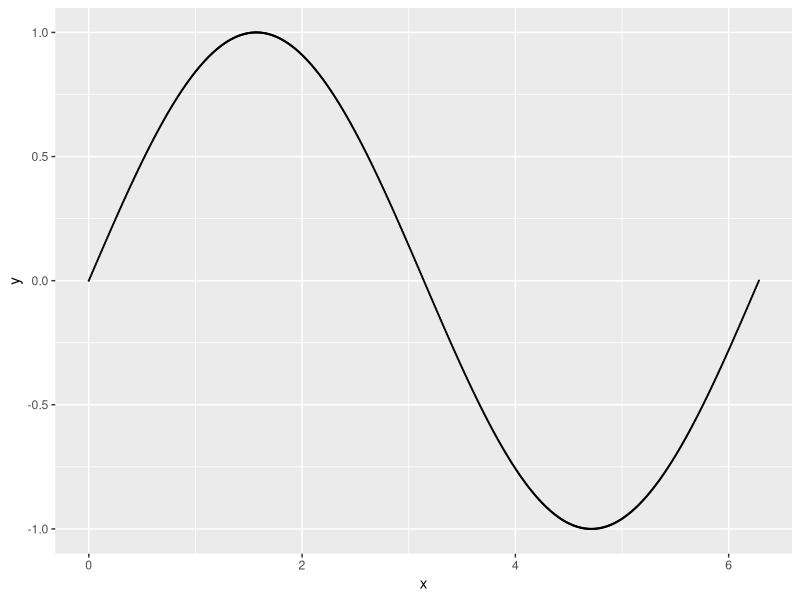
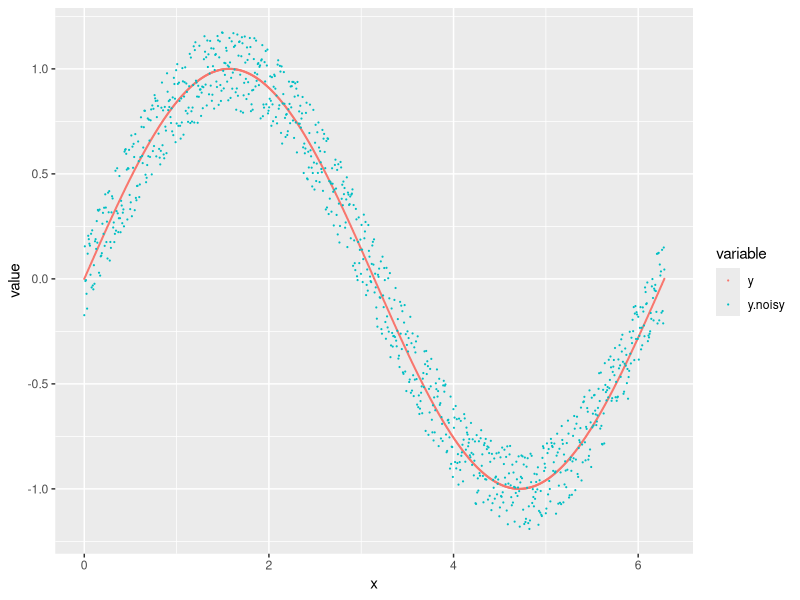
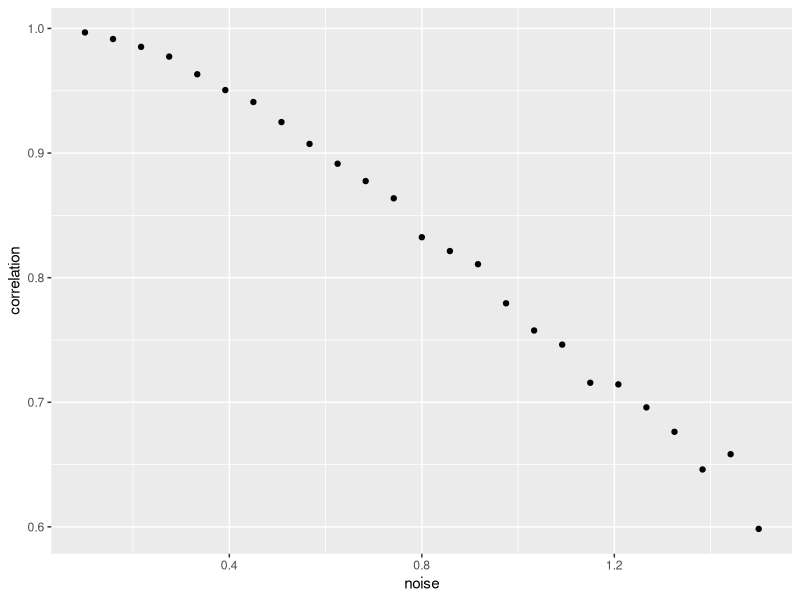
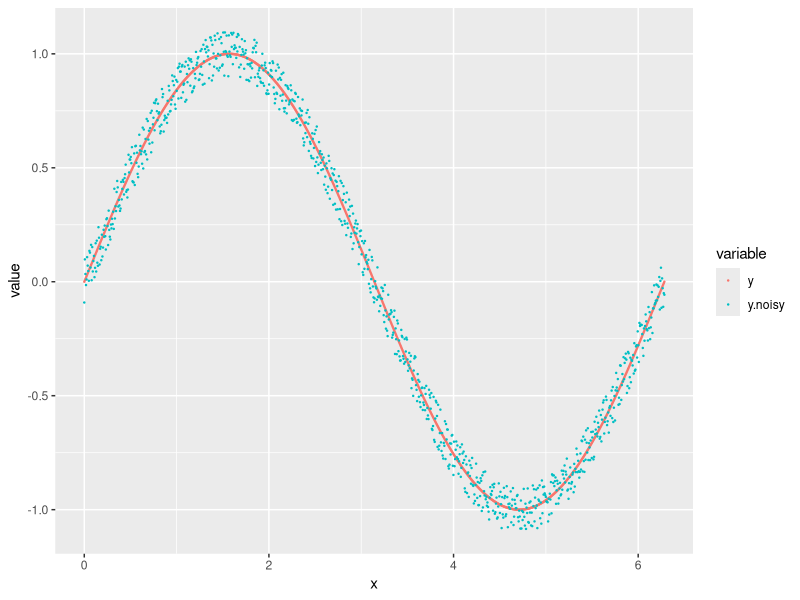
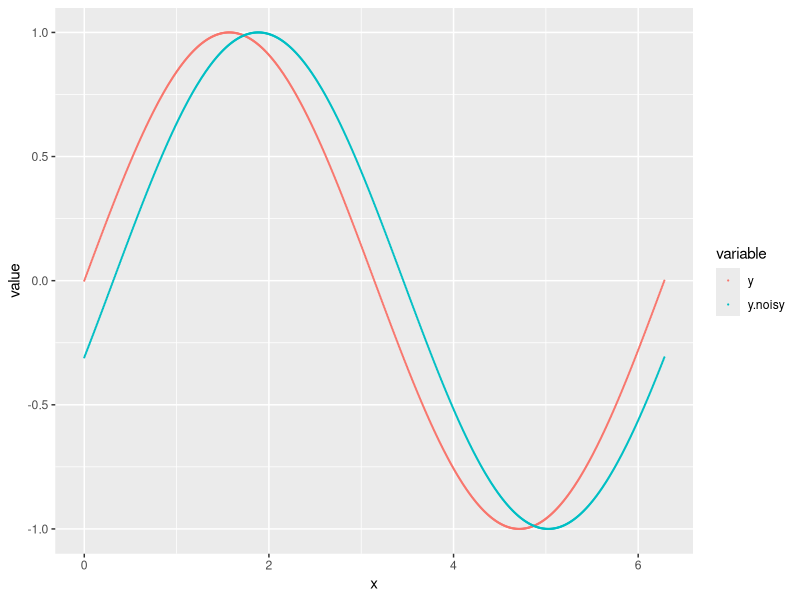

The R script that drew these images, in order:
## SPDX-License-Identifier: MIT-0 

library(ggplot2)
library(reshape2)

sample.fn <- function(.from, .to, fun=sin, N=1024) {
    res <- data.frame(x=seq(from=.from, to=.to, length.out=N))
    res$y <- fun(res$x)

    return(res)
}

dat <- sample.fn(0, 2*pi)

ggplot(dat, aes(x=x,y=y)) + geom_point(size=0.1)


gen.noisy.df <- function(dat, noise.strength=0.2) {
    dat$y.noisy <- dat$y+runif(nrow(dat), -noise.strength, noise.strength)
    return(dat)
}


head(gen.noisy.df(dat))

dat.molten <- melt(gen.noisy.df(dat), id.vars=c("x"))
ggplot(dat.molten, aes(x=x, y=value, colour=variable)) + geom_point(size=0.1)

cor(dat$y, gen.noisy.df(dat)$y.noisy)

gen.cor.seq <- function(dat, noise.values) {
    return(do.call(rbind, lapply(noise.values, function(noise) {
        return(data.frame(noise=noise, correlation=cor(dat$y, gen.noisy.df(dat, noise)$y.noisy)))
    })))
}

res.noise <- gen.cor.seq(dat, seq(from=0.1, to=1.5, length.out=25))
ggplot(res.noise, aes(x=noise, y=correlation)) + geom_point()


ggplot(melt(gen.noisy.df(dat, 0.1), id.vars=c("x")),
       aes(x=x, y=value, colour=variable)) + geom_point(size=0.2)

gen.noisy.df.fun <- function(dat, fn=cos) {
    dat$y.noisy <- fn(dat$x)
    return(dat)
}

ggplot(melt(gen.noisy.df.fun(dat, function(x) {sin(x-0.1*pi)}),
            id.vars=c("x")), aes(x=x, y=value, colour=variable)) + geom_point(size=0.1)

cor(dat$y, gen.noisy.df.fun(dat, function(x) {sin(x-0.1*pi)})$y.noisy)

